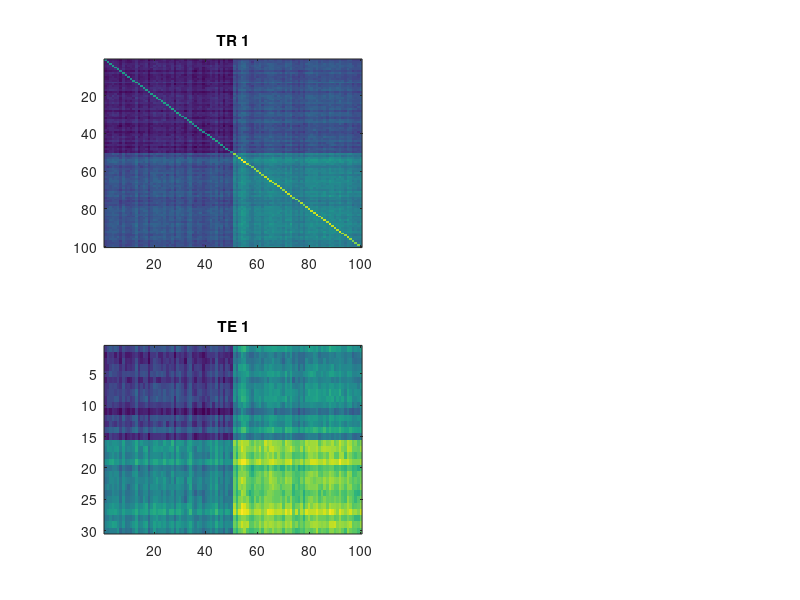

Write MATLAB code to recreate this figure. (Note: this script raises an error after producing the figure.)
% simple test harness for prt_machine
%
% $Id$

%% test setup
featuresAsKernelMatrix=true;
useMultipleKernels=false;

%% generate data

Ntr=100;                % number of training vectors
D=1000;                    % dimensionality of the feature vectors
Nte=30;                 % number of testing vectors
classOffset=0.06;

if useMultipleKernels==true
    
    t_d.train={[rand(Ntr/2,D); rand(Ntr/2,D)+classOffset]; [randn(Ntr/2,D); randn(Ntr/2,D)+classOffset] };
    t_d.test={[rand(Nte/2,D); rand(Nte/2,D)+classOffset]; [randn(Nte/2,D); randn(Nte/2,D)+classOffset] };
else
    t_d.train={[rand(Ntr/2,D); rand(Ntr/2,D)+classOffset]};
    t_d.test={[rand(Nte/2,D); rand(Nte/2,D)+classOffset]};
end

t_d.tr_targets=([ones(Ntr/2,1) ; ones(Ntr/2,1)*2]);
te_targets=([ones(Nte/2,1) ; ones(Nte/2,1)*2]);

if featuresAsKernelMatrix==true
    if useMultipleKernels==true
        t_d.test={t_d.test{1}*t_d.train{1}';t_d.test{2}*t_d.train{2}'};
        t_d.train={t_d.train{1}*t_d.train{1}';t_d.train{2}*t_d.train{2}'};
    else
        t_d.test={t_d.test{1}*t_d.train{1}'};
        t_d.train={t_d.train{1}*t_d.train{1}'};
    end
end

figure;
subplot(221); imagesc(t_d.train{1}); title('TR 1');
subplot(223); imagesc(t_d.test{1}); title('TE 1');
if useMultipleKernels==true
    subplot(222); imagesc(t_d.train{2}); title('TR 2');
    subplot(224); imagesc(t_d.test{2}); title('TE 2');
end

if featuresAsKernelMatrix==true
    t_d.usebf=true;
else
    t_d.usebf=false;
end

%% prepare machine
myMachine.function='prt_machine_svm_bin';
if featuresAsKernelMatrix==true
    myMachine.args='-s 0 -t 4';
else
    myMachine.args='-s 0 -t 0';
end
testCov=[];

%% potentially annoy the code
% 1: by removing libSVM, we might causes the code to point at the biostats
%toolbox's version of svmtrain instead
%rmpath('/Users/Richiardi/_skool/matlabTools/libsvm/'); 
% 2: by removing biostats toolbox, we're 
%rmpath('/Applications/_sciEng/MATLAB_R2011a.app/toolbox/bioinfo/biolearning');

%% run
tic
% OLD fomat
%output = prt_machine(train,test,testCov,myLabs,myMachine,featuresAsKernelMatrix);
output = prt_machine(t_d,myMachine);
toc

%% eval 
figure; plot([output.func_val te_targets]);
legend('soft prediction','true labels');
